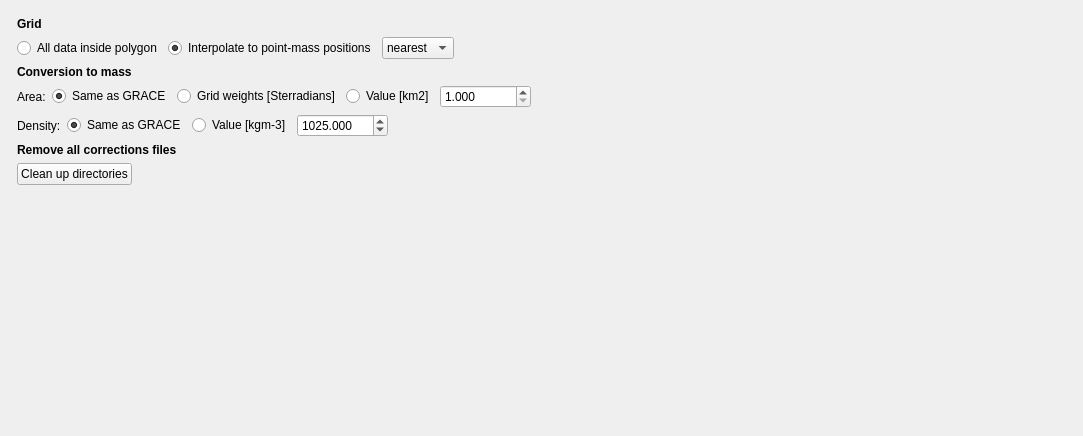
              <widget class="QWidget" name="page_4">
               <property name="geometry">
                <rect>
                 <x>0</x>
                 <y>0</y>
                 <width>1083</width>
                 <height>436</height>
                </rect>
               </property>
               <attribute name="label">
                <string>General settings</string>
               </attribute>
               <layout class="QVBoxLayout" name="verticalLayout_27">
                <item>
                 <layout class="QVBoxLayout" name="verticalLayout_17">
                  <property name="leftMargin">
                   <number>6</number>
                  </property>
                  <property name="topMargin">
                   <number>6</number>
                  </property>
                  <property name="rightMargin">
                   <number>6</number>
                  </property>
                  <property name="bottomMargin">
                   <number>6</number>
                  </property>
                  <item>
                   <widget class="QLabel" name="label_59">
                    <property name="font">
                     <font>
                      <weight>75</weight>
                      <bold>true</bold>
                     </font>
                    </property>
                    <property name="text">
                     <string>Grid</string>
                    </property>
                   </widget>
                  </item>
                  <item>
                   <layout class="QHBoxLayout" name="horizontalLayout_7">
                    <item>
                     <widget class="QRadioButton" name="rb_id050">
                      <property name="text">
                       <string>All data inside polygon</string>
                      </property>
                      <attribute name="buttonGroup">
                       <string notr="true">buttonGroup_20</string>
                      </attribute>
                     </widget>
                    </item>
                    <item>
                     <widget class="QRadioButton" name="rb_id051">
                      <property name="text">
                       <string>Interpolate to point-mass positions</string>
                      </property>
                      <property name="checked">
                       <bool>true</bool>
                      </property>
                      <attribute name="buttonGroup">
                       <string notr="true">buttonGroup_20</string>
                      </attribute>
                     </widget>
                    </item>
                    <item>
                     <widget class="QComboBox" name="cob_id003">
                      <item>
                       <property name="text">
                        <string>nearest</string>
                       </property>
                      </item>
                      <item>
                       <property name="text">
                        <string>linear</string>
                       </property>
                      </item>
                      <item>
                       <property name="text">
                        <string>cubic</string>
                       </property>
                      </item>
                     </widget>
                    </item>
                    <item>
                     <spacer name="horizontalSpacer_31">
                      <property name="orientation">
                       <enum>Qt::Horizontal</enum>
                      </property>
                      <property name="sizeHint" stdset="0">
                       <size>
                        <width>40</width>
                        <height>20</height>
                       </size>
                      </property>
                     </spacer>
                    </item>
                   </layout>
                  </item>
                  <item>
                   <widget class="QLabel" name="label_60">
                    <property name="font">
                     <font>
                      <weight>75</weight>
                      <bold>true</bold>
                     </font>
                    </property>
                    <property name="text">
                     <string>Conversion to mass</string>
                    </property>
                   </widget>
                  </item>
                  <item>
                   <layout class="QHBoxLayout" name="horizontalLayout_10">
                    <item>
                     <widget class="QLabel" name="label_61">
                      <property name="text">
                       <string>Area:</string>
                      </property>
                     </widget>
                    </item>
                    <item>
                     <widget class="QRadioButton" name="rb_id052">
                      <property name="text">
                       <string>Same as GRACE</string>
                      </property>
                      <property name="checked">
                       <bool>true</bool>
                      </property>
                      <attribute name="buttonGroup">
                       <string notr="true">buttonGroup_21</string>
                      </attribute>
                     </widget>
                    </item>
                    <item>
                     <widget class="QRadioButton" name="rb_id053">
                      <property name="text">
                       <string>Grid weights [Sterradians]</string>
                      </property>
                      <property name="checked">
                       <bool>false</bool>
                      </property>
                      <attribute name="buttonGroup">
                       <string notr="true">buttonGroup_21</string>
                      </attribute>
                     </widget>
                    </item>
                    <item>
                     <widget class="QRadioButton" name="rb_id054">
                      <property name="text">
                       <string>Value [km2]</string>
                      </property>
                      <attribute name="buttonGroup">
                       <string notr="true">buttonGroup_21</string>
                      </attribute>
                     </widget>
                    </item>
                    <item>
                     <widget class="QDoubleSpinBox" name="dsb_id012">
                      <property name="decimals">
                       <number>3</number>
                      </property>
                      <property name="minimum">
                       <double>1.000000000000000</double>
                      </property>
                      <property name="maximum">
                       <double>99999999.000000000000000</double>
                      </property>
                     </widget>
                    </item>
                    <item>
                     <spacer name="horizontalSpacer_32">
                      <property name="orientation">
                       <enum>Qt::Horizontal</enum>
                      </property>
                      <property name="sizeHint" stdset="0">
                       <size>
                        <width>40</width>
                        <height>20</height>
                       </size>
                      </property>
                     </spacer>
                    </item>
                   </layout>
                  </item>
                  <item>
                   <layout class="QHBoxLayout" name="horizontalLayout_12">
                    <item>
                     <widget class="QLabel" name="label_62">
                      <property name="text">
                       <string>Density:</string>
                      </property>
                     </widget>
                    </item>
                    <item>
                     <widget class="QRadioButton" name="rb_id055">
                      <property name="text">
                       <string>Same as GRACE</string>
                      </property>
                      <property name="checked">
                       <bool>true</bool>
                      </property>
                      <attribute name="buttonGroup">
                       <string notr="true">buttonGroup_22</string>
                      </attribute>
                     </widget>
                    </item>
                    <item>
                     <widget class="QRadioButton" name="rb_id056">
                      <property name="text">
                       <string>Value [kgm-3]</string>
                      </property>
                      <attribute name="buttonGroup">
                       <string notr="true">buttonGroup_22</string>
                      </attribute>
                     </widget>
                    </item>
                    <item>
                     <widget class="QDoubleSpinBox" name="dsb_id013">
                      <property name="decimals">
                       <number>3</number>
                      </property>
                      <property name="minimum">
                       <double>0.001000000000000</double>
                      </property>
                      <property name="maximum">
                       <double>9999999.000000000000000</double>
                      </property>
                      <property name="value">
                       <double>1025.000000000000000</double>
                      </property>
                     </widget>
                    </item>
                    <item>
                     <spacer name="horizontalSpacer_33">
                      <property name="orientation">
                       <enum>Qt::Horizontal</enum>
                      </property>
                      <property name="sizeHint" stdset="0">
                       <size>
                        <width>40</width>
                        <height>20</height>
                       </size>
                      </property>
                     </spacer>
                    </item>
                   </layout>
                  </item>
                  <item>
                   <widget class="QLabel" name="label_226">
                    <property name="font">
                     <font>
                      <weight>75</weight>
                      <bold>true</bold>
                     </font>
                    </property>
                    <property name="text">
                     <string>Remove all corrections files </string>
                    </property>
                   </widget>
                  </item>
                  <item>
                   <layout class="QHBoxLayout" name="horizontalLayout_114">
                    <item>
                     <widget class="QPushButton" name="pb_id044">
                      <property name="text">
                       <string>Clean up directories</string>
                      </property>
                     </widget>
                    </item>
                    <item>
                     <spacer name="horizontalSpacer_76">
                      <property name="orientation">
                       <enum>Qt::Horizontal</enum>
                      </property>
                      <property name="sizeHint" stdset="0">
                       <size>
                        <width>40</width>
                        <height>20</height>
                       </size>
                      </property>
                     </spacer>
                    </item>
                   </layout>
                  </item>
                  <item>
                   <spacer name="verticalSpacer_10">
                    <property name="orientation">
                     <enum>Qt::Vertical</enum>
                    </property>
                    <property name="sizeHint" stdset="0">
                     <size>
                      <width>20</width>
                      <height>40</height>
                     </size>
                    </property>
                   </spacer>
                  </item>
                 </layout>
                </item>
               </layout>
              </widget>
